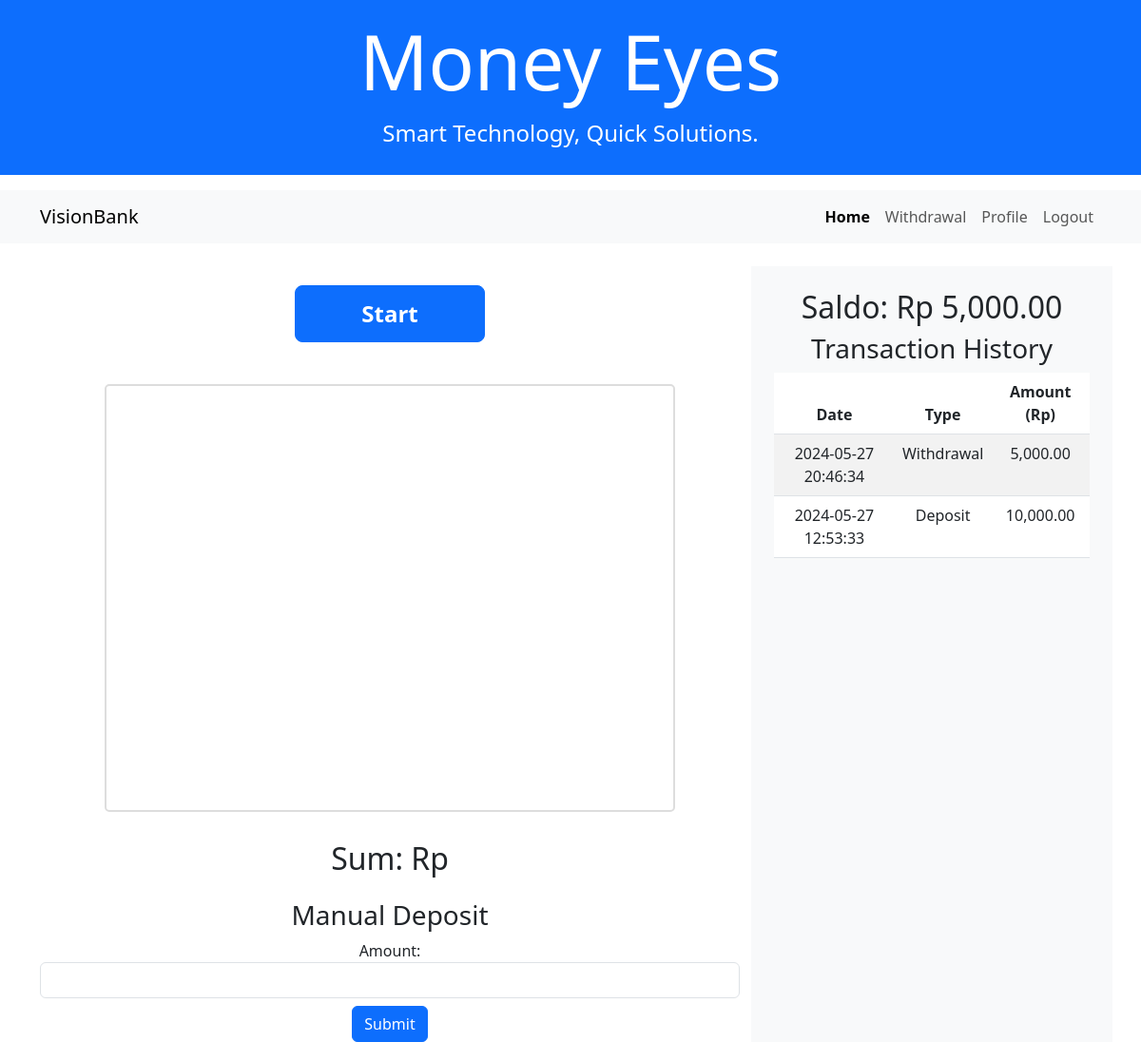
The page /home.php (signed in) on the database its author committed.
### tables this page shows
CREATE TABLE `users` (
  `id` int(11) NOT NULL,
  `username` varchar(50) DEFAULT NULL,
  `password` varchar(255) DEFAULT NULL,
  `name` varchar(100) DEFAULT NULL,
  `balance` decimal(15,2) DEFAULT 0.00
);

CREATE TABLE `transactions` (
  `id` int(11) NOT NULL,
  `user_id` int(11) DEFAULT NULL,
  `amount` decimal(15,2) DEFAULT NULL,
  `type` varchar(10) DEFAULT NULL,
  `timestamp` timestamp NOT NULL DEFAULT current_timestamp()
);

### home.php (the view, shortened to what this page needs)
<?php
include 'config.php';
$user_id = $_SESSION['user_id'];
$sql = "SELECT * FROM users WHERE id = '$user_id'";
$result = $conn->query($sql);
$user = $result->fetch_assoc();
$sql_transactions = "SELECT * FROM transactions WHERE user_id = '$user_id' ORDER BY timestamp DESC";
$result_transactions = $conn->query($sql_transactions);
$transactions = [];
while ($row = $result_transactions->fetch_assoc()) {
    $transactions[] = $row;
}
?>
<!DOCTYPE html>
<html>
<head>
    <link href="https://cdn.jsdelivr.net/npm/bootstrap@5.3.0-alpha3/dist/css/bootstrap.min.css" rel="stylesheet">
    <link href="style.css" rel="stylesheet" />
</head>
<body>
    <div class="container-fluid p-0">
        <header class="text-center mb-3 py-3 bg-primary text-white">
            <h1 class="display-1"><b>Money Eyes</b></h1>
            <p id="description">Smart Technology, Quick Solutions.</p>
        </header>
        <?php include 'navbar.php'; ?>
        <div class="container">
            <div class="row mt-4">
                <div class="col-md-8 text-center">
                    <div class="button-group mb-4">
                        <button id="start" class="btn btn-primary btn-lg" onclick="init()">Start</button>
                    </div>
                    <div id="webcam-placeholder" class="text-center mb-4" style="position: relative;">
                    </div>
                    <div id="sum-display" class="text-center mb-4">
                        <h2>Sum: Rp <b id="sum"></b></h2>
                    </div>
                    <div class="manual-input-form mt-4">
                        <h3>Manual Deposit</h3>
                        <form method="POST" action="">
                            <label for="manual_amount">Amount:</label>
                            <input type="number" id="manual_amount" name="manual_amount" required class="form-control mb-2">
                            <button type="submit" class="btn btn-primary">Submit</button>
                        </form>
                    </div>
                </div>
                <div class="col-md-4 bg-light text-center p-4">
                    <h2>Saldo: Rp <?= number_format($user['balance'], 2) ?></h2>
                    <h3>Transaction History</h3>
                    <table class="table table-striped">
                        <thead>
                            <tr>
                                <th>Date</th>
                                <th>Type</th>
                                <th>Amount (Rp)</th>
                            </tr>
                        </thead>
                        <tbody>
                            <?php if (empty($transactions)) : ?>
                                <tr>
                                    <td colspan="3">No transactions found.</td>
                                </tr>
                            <?php else : ?>
                                <?php foreach ($transactions as $transaction) : ?>
                                    <tr>
                                        <td><?= date('Y-m-d H:i:s', strtotime($transaction['timestamp'])) ?></td>
                                        <td><?= ucfirst($transaction['type']) ?></td>
                                        <td><?= number_format($transaction['amount'], 2) ?></td>
                                    </tr>
                                <?php endforeach; ?>
                            <?php endif; ?>
                        </tbody>
                    </table>
                </div>
            </div>
        </div>
    </div>
</body>
</html>

### style.css (style rules this page uses)
html, body { height: 100%; margin: 0; padding: 0; }
.container-fluid { padding: 0; }
header { background-color: #1E90FF; color: white; padding: 15px 0; margin: 0; border-radius: 0; }
h1 { font-size: 4em; margin: 0; }
#description { font-size: 1.5em; margin: 10px 0; }
.button-group { position: relative; display: flex; justify-content: center; align-items: center; height: 100px; }
#start, #crop, #start-again, #save { width: 200px; height: 60px; font-size: 1.5em; font-weight: bold; margin: 10px; }
#webcam-placeholder { display: inline-block; width: 100%; max-width: 600px; height: 450px; border: 2px solid #ddd; border-radius: 5px; overflow: hidden; position: relative; }
#sum-display { font-size: 1.5em; }

### rows shown on the page
users: balance "5,000.00"
transactions: timestamp "2024-05-27 20:46:34", type "Withdrawal", amount "5,000.00"
transactions: timestamp "2024-05-27 12:53:33", type "Deposit", amount "10,000.00"
